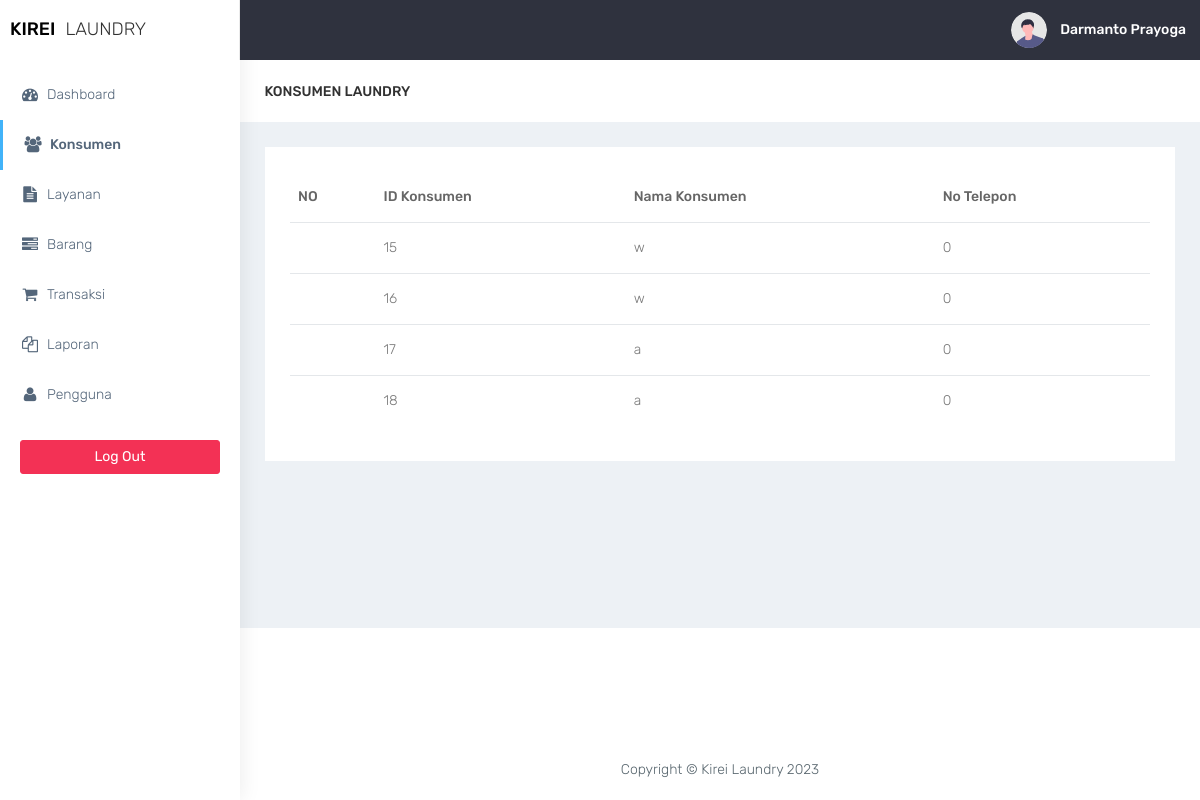
Page /konsumen/konsumen-laundry.php (signed in) on the earlier database version.
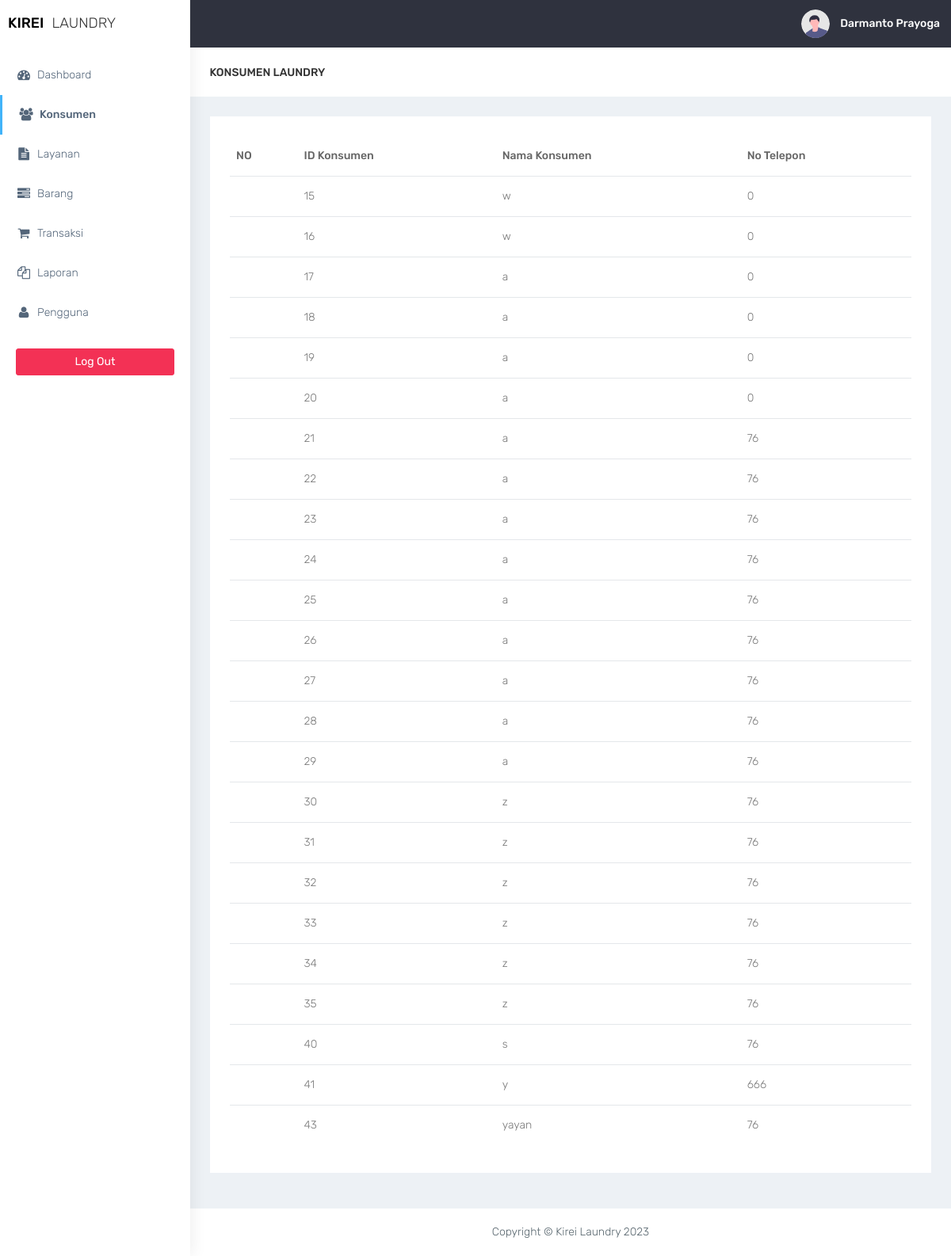
Same page on the later database version.
### tables this page shows
CREATE TABLE `konsumen` (
  `id_konsumen` int(11) NOT NULL,
  `nm_konsumen` varchar(30) NOT NULL,
  `no_tlp` varchar(13) NOT NULL
);

### konsumen/konsumen-laundry.php (the view, shortened to what this page needs)
<?php
require '../functions.php';
require '../layout/layout_header.php';
?>
<div class="container-fluid">
    <div class="row bg-title">
        <div class="col-lg-3 col-md-4 col-sm-4 col-xs-12">
            <h4 class="page-title">Konsumen Laundry</h4>
        </div>
    </div>
    <div class="row">
        <div class="col-md-12 col-lg-12 col-sm-12">
            <div class="white-box">
                <form method="post" action="">
                    <?php
                    if ($conn->connect_errno == 0) {
                        $sql = "SELECT id_konsumen, nm_konsumen, no_tlp FROM konsumen";
                        $res = $conn->query($sql);
                        if ($res) {
                    ?>
                            <div class="table-responsive">
                                <table class="table" id="table">
                                    <thead>
                                        <tr>
                                            <th>NO</th>
                                            <th>ID Konsumen</th>
                                            <th>Nama Konsumen</th>
                                            <th>No Telepon</th>
                                        </tr>
                                    </thead>
                                    <tbody>
                                        <?php
                                        $data = $res->fetch_all(MYSQLI_ASSOC);
                                        foreach ($data as $row) {
                                        ?>
                                            <tr>
                                                <td></td>
                                                <td><?= $row['id_konsumen']; ?></td>
                                                <td><?= $row['nm_konsumen']; ?></td>
                                                <td><?= $row['no_tlp']; ?></td>
                                            </tr>
                                        <?php
                                        }
                                        ?>
                                    </tbody>
                                </table>
                        <?php
                        } else
                            echo "Gagal Eksekusi SQL" . (DEVELOPMENT ? " : " . $conn->error : "") . "<br>";
                    } else
                        echo "Gagal koneksi" . (DEVELOPMENT ? " : " . $conn->connect_error : "") . "<br>";
                        ?>
                            </div>
            </div>
        </div>
    </div>
</div>
<?php
require '../layout/layout_footer.php';
?>

Differences in the rows shown:
added konsumen: id_konsumen "19", nm_konsumen "a", no_tlp "0"
added konsumen: id_konsumen "20", nm_konsumen "a", no_tlp "0"
added konsumen: id_konsumen "21", nm_konsumen "a", no_tlp "76"
added konsumen: id_konsumen "22", nm_konsumen "a", no_tlp "76"
added konsumen: id_konsumen "23", nm_konsumen "a", no_tlp "76"
added konsumen: id_konsumen "24", nm_konsumen "a", no_tlp "76"
added konsumen: id_konsumen "25", nm_konsumen "a", no_tlp "76"
added konsumen: id_konsumen "26", nm_konsumen "a", no_tlp "76"
added konsumen: id_konsumen "27", nm_konsumen "a", no_tlp "76"
added konsumen: id_konsumen "28", nm_konsumen "a", no_tlp "76"
added konsumen: id_konsumen "29", nm_konsumen "a", no_tlp "76"
added konsumen: id_konsumen "30", nm_konsumen "z", no_tlp "76"
added konsumen: id_konsumen "31", nm_konsumen "z", no_tlp "76"
added konsumen: id_konsumen "32", nm_konsumen "z", no_tlp "76"
added konsumen: id_konsumen "33", nm_konsumen "z", no_tlp "76"
added konsumen: id_konsumen "34", nm_konsumen "z", no_tlp "76"
added konsumen: id_konsumen "35", nm_konsumen "z", no_tlp "76"
added konsumen: id_konsumen "40", nm_konsumen "s", no_tlp "76"
added konsumen: id_konsumen "41", nm_konsumen "y", no_tlp "666"
added konsumen: id_konsumen "43", nm_konsumen "yayan", no_tlp "76"
